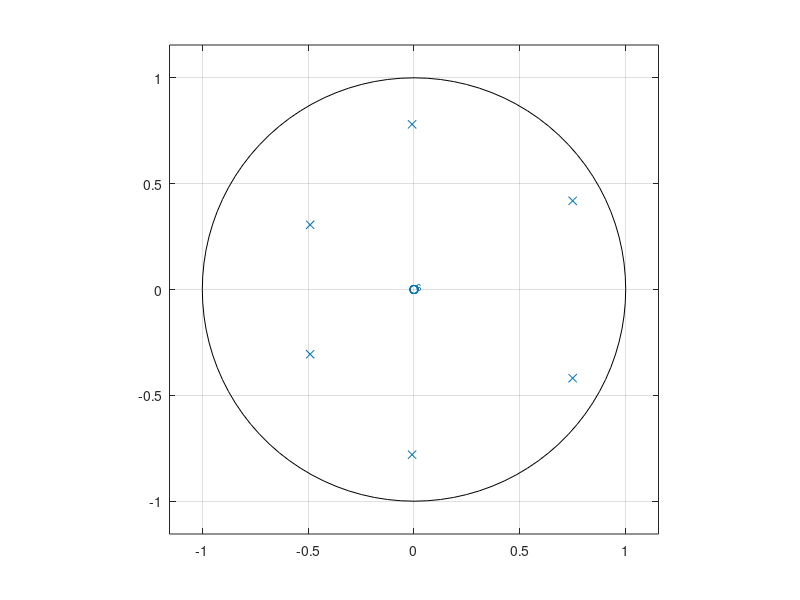

Write the MATLAB code that produced this figure.
b = [1,0,0,0,0,0,0];
a = [1,-0.5,0.2,-0.1,0.007,0.14,0.15];
[H,w] = freqz(b,a,1001,'whole');
plot(w,abs(H));
xlabel('H');
ylabel('w');
zplane(b,a);